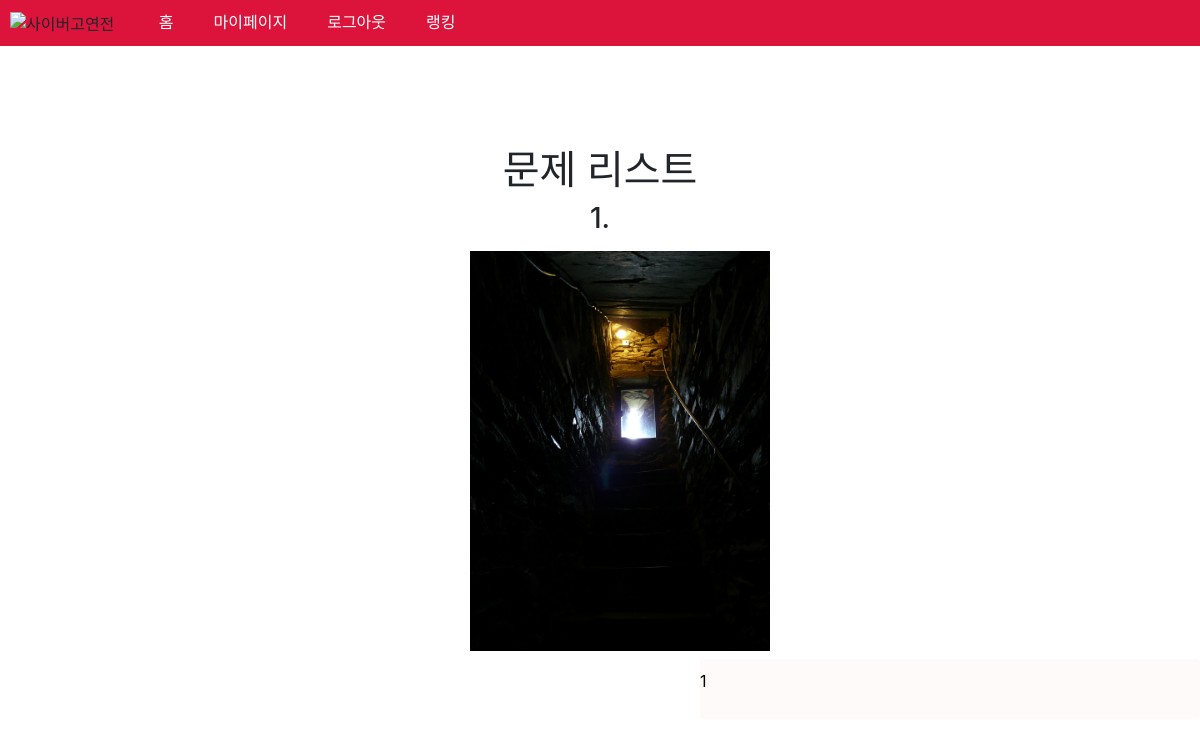
/problems/ (signed in), run on an earlier commit of the app's database.
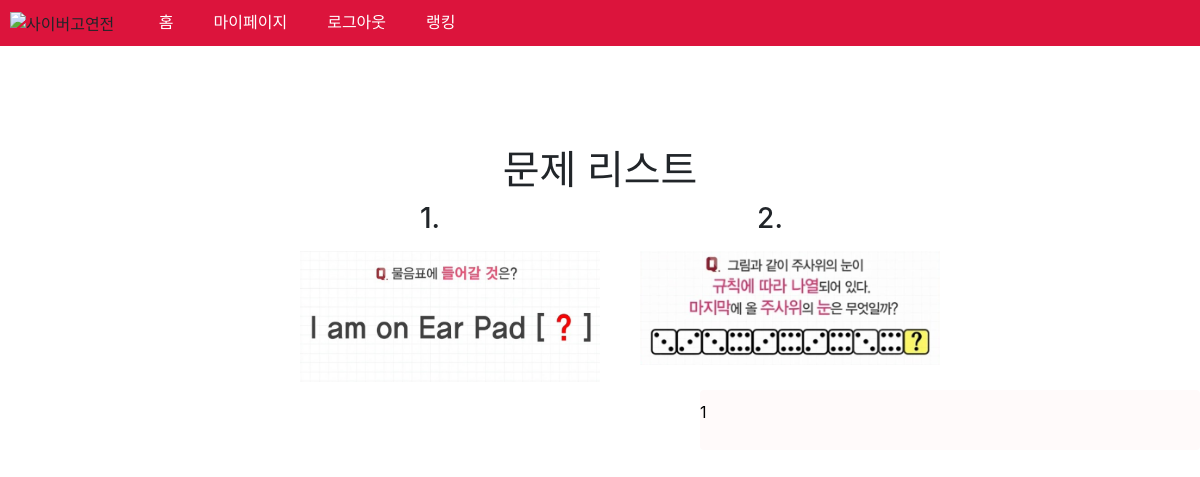
And on a later commit of the database.
### mainapp/models.py (models this page shows)
class Problems(models.Model):
    name = models.CharField(max_length=100,null=False)
    points = models.PositiveIntegerField(default=1)
    image=models.ImageField()
    check=models.PositiveIntegerField(default=0)
    answer = models.CharField(max_length=200,null=False,default='.')
    slug = models.SlugField(default='default')

### mainapp/views.py (the view)
# urls.py: path('problems/',views.problems_list,name='problems_list'),
@login_required(login_url ='../login/login/')
def problems_list(request):
    problems = Problems.objects.all().order_by('id')
    page = request.GET.get('page','1')
    page = int(page)
    num=5
    paginator = Paginator(problems,num)
    try:
        p = paginator.page(page)
    except PageNotAnInteger:
        p = paginator.page(1)
    except EmptyPage:
        p = paginator.page(paginator.num_pages)
    if paginator.num_pages < num:
        num= paginator.num_pages
    start_index = 1
    end_index = paginator.num_pages
    if p.number>5:
        start_index = p.number-5
    if paginator.num_pages > p.number+5:
        end_index = p.number+5
    page_range = range(start_index,end_index+1)
    return render(request,'mainapp/problems/problems_list.html',{'problems':p, 'page_range': page_range,
    'page_start_index':start_index,'page_end_index':end_index})

### mainapp/templates/mainapp/problems/problems_list.html (shortened to what this page needs)
{% extends 'base_layout.html' %}
{%load static%}
{% load static %}
{% block content%}
<div class="content">
    <h1>문제 리스트</h1>
    <li>
    {% for problem in problems %}
    <h3>{{problem.name}}.</p>
    <ul>
    <a href="{%url 'mainapp:problems' problem.slug %}"><img src="{{problem.image.url}}" alt="이미지오류" style="width:300px"></a>
    </ul>
    {%endfor%}
    </li>
</div>
    <nav class="pagination">
        <ul class="pagination">
        {% for i in page_range %}
            {% if i == problems.number %}
            <li class="active-none"><span>{{ i }}</span></li>
            {% else %}
            <li class="active-href">
                <span><a href="?page={{ i }}">{{i}}</a></span>
            </li>
            {% endif %}
        {% endfor %}
{%endblock%}

What changed in the data, as far as the page shows it:
changed Problems (number 1 of 2 on the later page): image: a different picture
added Problems: name "2", image (picture)
